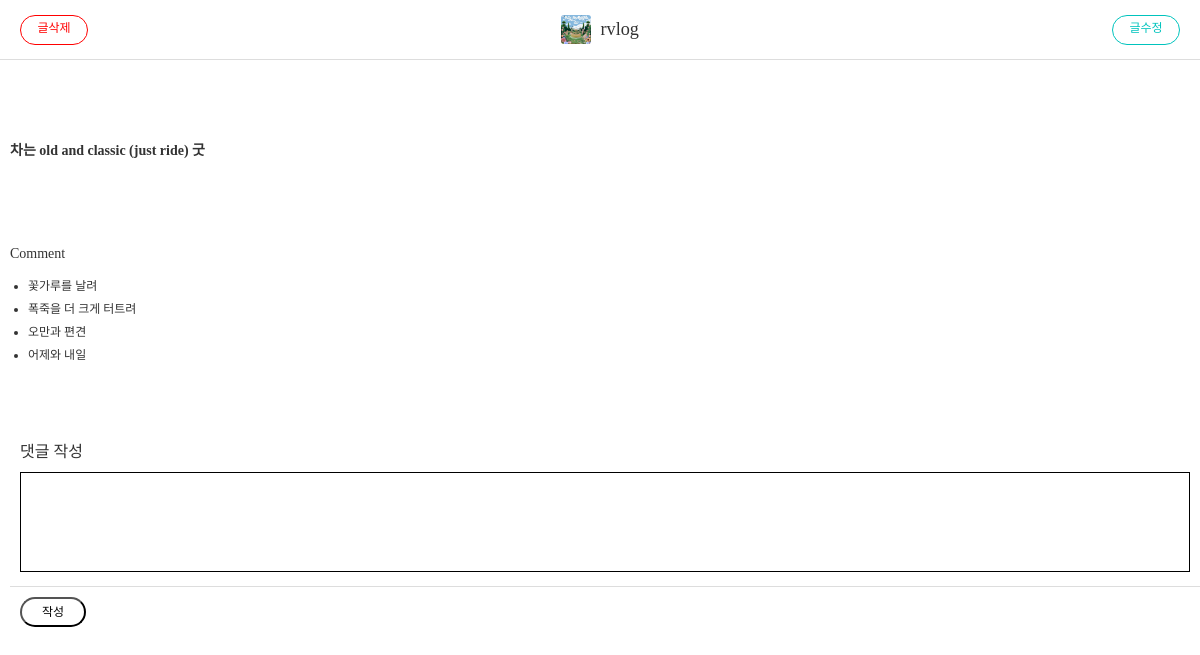
The app's page /post/2/ with its own data.
### blog/models.py (models this page shows, shortened)
class Post(models.Model):
    title = models.CharField("포스트 제목", max_length=100)
    content = models.TextField("포스트 내용")
    thumbnail = models.ImageField("썸네일", upload_to="post", blank=True)

class Comment(models.Model):
    post = models.ForeignKey(Post, on_delete=models.CASCADE)
    content = models.TextField("댓글 내용")

### blog/views.py (the view)
# urls.py: path('<int:isthis>/', views.post_detail),
def post_detail(request, isthis):
    detail = Post.objects.get(id=isthis)
    context = {
        "detail":detail
    }
    if request.method == "POST":
        comment = request.POST["comment-content"]
        Comment.objects.create(
            post_id=isthis,
            content=comment
        )
    return render(request, "post_detail.html", context)

### templates/post_detail.html (shortened to what this page needs)
<!DOCTYPE html>
<html lang="en">
{% load static %}
<head>
    <link rel="stylesheet" href="{% static 'css/style.css' %}">
</head>
<body>
    <div id="navbar">
        {% if detail.thumbnail %}
            <img src="{{ detail.thumbnail.url }}">
        {% endif %}
        <a href="/post">
            <span>rvlog</span>
        </a>
        <a href="/post/{{ detail.id }}/update/" class="btn btn-primary">글수정</a>
        <a href="/post/{{ detail.id }}/delete/" class="btn btn-delete">글삭제</a>
    </div>
    <div id="post-detail">
        <p style="margin-top: 80px;">
            <b>
                {{ detail.content|linebreaksbr }}
            </b>
        </p>
    </div>
    <div style="margin-left: 10px;">
        <p>Comment</p>
        <ul class="comments">
            {% for comment in detail.comment_set.all %}
                <li class="comment" style="margin-top: 5px;">
                    {{ comment.content }}
                </li>
            {% empty %}
                <li class="comment-empty">no comment yet</li>
            {% endfor %}
        </ul>
        <div id="post-add">
            <form method="POST">
                <div>
                    <label>댓글 작성</label>
                    <textarea name="comment-content" style="outline: black; border: 1px solid black;" ></textarea>
                </div>
                <div>
                    <button type="submit" class="btn btn">작성</button>
                </div>
            </form>
        </div>
    </div>
</body>
</html>

### static/css/style.css (style rules this page uses)
ul, ol { list-style: none; padding: 0; margin: 0; }
a { text-decoration: none; color: #333; }
html { margin: 0; font-family: "Noto Sans KR", serif; font-weight: 300; font-size: 14px; color: #333; height: 100%; }
body { margin: 0; height: 100%; }
#navbar { position: fixed; top: 0; width: 100%; z-index: 999; display: flex; flex-direction: row; flex-wrap: nowrap; justify-content: center; align-items: center; background-color: rgba(255, 255, 255, 0.9); color: #666; font-size: 1.3rem; height: 59px; border-bottom: 1px solid #ddd; }
#navbar img { height: 29.5px; border-radius: 3px; margin-right: 10px; }
#navbar .btn { position: absolute; right: 20px; }
#navbar .btn-delete { position: absolute; left: 20px; }
.btn { width: 66px; height: 30px; line-height: 25px; background-color: #fff; border-radius: 15px; transition-duration: 0.3s; transition-timing-function: ease; font-size: 12px; cursor: pointer; text-align: center; }
a.btn { height: 28px; }
.btn-delete { border: 1px solid #ff0000; color: #ff0000; }
.btn-primary { border: 1px solid #00c3bd; color: #00c3bd; }
ul.comments { font-size: 12px; }
ul.comments > li.comment { list-style: disc; margin-left: 1.5em; }
#post-detail { padding: 59px 10px; }
#post-add { padding: 59px 0; }
#post-add input, #post-add textarea { border: none; padding: 10px; }
#post-add textarea { width: 100%; min-height: 100px; box-sizing: border-box; resize: none; }
#post-add > form { width: 100%; }
#post-add > form > div { padding: 10px; }
#post-add > form > div > label { vertical-align: top; font-size: 16px; line-height: 40px; }
#post-add > form > div:nth-of-type(1) { border-bottom: 1px solid #ddd; }

### records on screen
Post: thumbnail (picture), content "차는 old and classic (just ride) 굿"
Comment: content "꽃가루를 날려"
Comment: content "폭죽을 더 크게 터트려"
Comment: content "오만과 편견"
Comment: content "어제와 내일"
